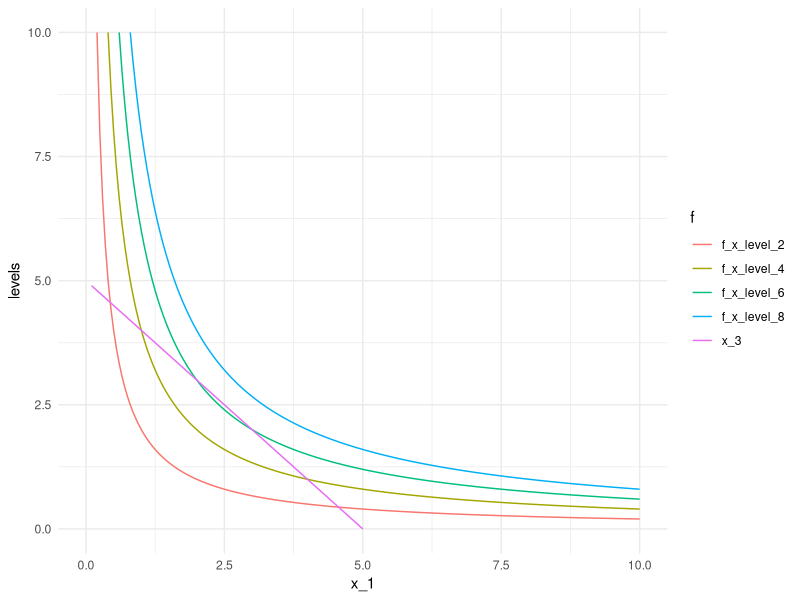
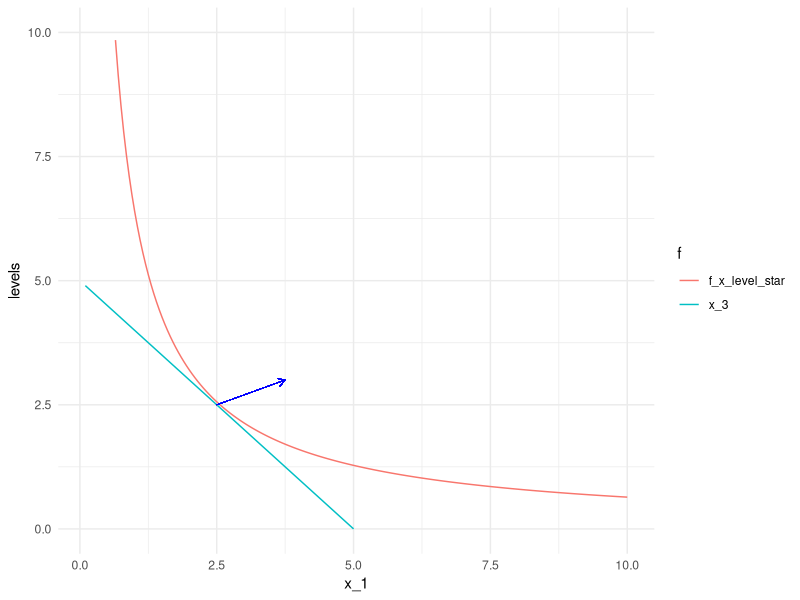
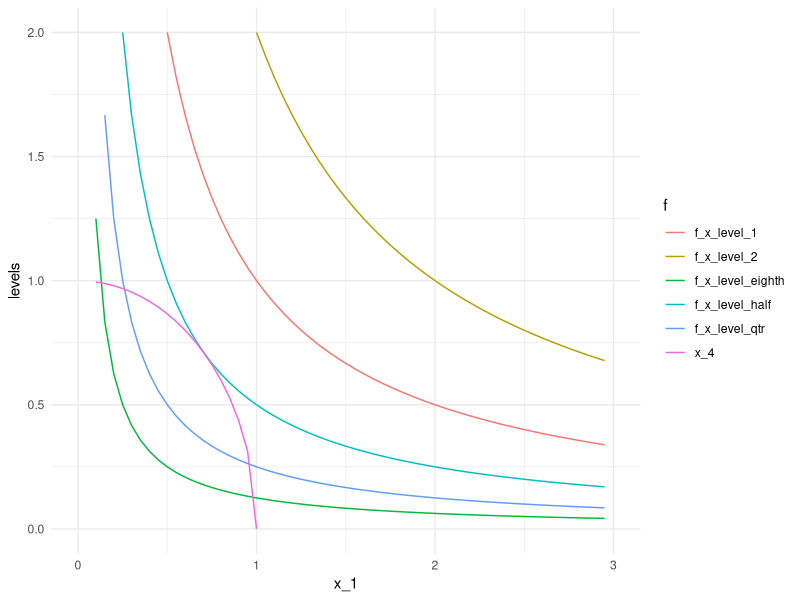

Write R code to recreate these figures, in order.
## ---- chunk 1

library(tidyverse)
library(rmarkdown)
library(knitr)
library(xml2)
library(quadprog)

knitr::opts_chunk$set(echo = T, 
                      warning = F, 
                      message = F, 
                      eval = T, 
                      include = T,
                      fig.height=3.5, 
                      fig.width=3.5,
                      fig.align = 'center'
                      )
## ---- chunk 2

x_1 <- seq(0.1, 10, 0.05)
x_2 <- seq(0.1, 10, 0.05)

f_x_level_2 <- 2/x_2 #level sets
f_x_level_4 <- 4/x_2
f_x_level_6 <- 6/x_2
f_x_level_8 <- 8/x_2

x_3 <- 5 - x_2 #constraint set

data_obj_l <- cbind(x_1, 
                    f_x_level_2, 
                    f_x_level_4, 
                    f_x_level_6,
                    f_x_level_8,
                    x_3
                    ) %>% 
  dplyr::as_tibble() %>%
  tidyr::gather(.,
                f_x_level_2:x_3,
                key = "f",
                value = "levels")

ggplot(data_obj_l, aes(x_1, levels, color = f)) +
  geom_line() +
  scale_y_continuous(limits = c(0, 10)) +
  scale_x_continuous(limits = c(0, 10)) +
  theme_minimal()

## ---- chunk 3

f_x_level_star <- 6.4/x_2 #set manually

data_plot_grad <- cbind(x_1, 
                        f_x_level_star,
                        x_3
                        ) %>%
  dplyr::as_tibble() %>%
  tidyr::gather(.,
                c(f_x_level_star, x_3),
                key = 'f',
                value = 'levels'
                )

ggplot(data_plot_grad, aes(x_1, levels, color = f)) +
  geom_line() +
  scale_y_continuous(limits = c(0, 10)) +
  geom_segment(aes(x = 2.5,
                   y = 2.5,
                   xend = 3.75, #set manually
                   yend = 3
                   ),
               color = "blue",
               arrow = arrow(length = unit(0.015, "npc")),
               size = 0.2
               ) +
  theme_minimal()

## ---- chunk 4

x_4 <- sqrt(1 - x_2^2) #inequality constraint

f_x_level_1 <- 1/x_2
f_x_level_half <- 1/(2*x_2)
f_x_level_qtr <- 1/(4*x_2)
f_x_level_eighth <- 1/(8*x_2)

data_plot_ineq <- cbind(x_1, 
                        f_x_level_half,
                        f_x_level_1,
                        f_x_level_2,
                        f_x_level_eighth,
                        f_x_level_qtr,
                        x_4
                        ) %>%
  dplyr::as_tibble() %>%
  tidyr::gather(.,
                f_x_level_half:x_4,
                key = 'f',
                value = 'levels'
                )

ggplot(data_plot_ineq, aes(x_1, levels, color = f)) +
  geom_line() +
  scale_y_continuous(limits = c(0, 2)) +
  scale_x_continuous(limits = c(0, 3)) +
  theme_minimal()

## ---- chunk 5

D_mat <- 2*matrix(c(1.68, 0.34, 0.34, 3.09), 2, 2) #why 2*?
d_vec <- matrix(0, 0, nrow = 2, ncol = 1)
A_mat <- matrix(c(1, 1, 0.018, 0.025, -1, 0, 0, -1), 
                nrow = 4, 
                byrow = T
                )
b_vec <- c(1, 0.018, -0.60, -0.60)
m_eq <- 1

quadprog::solve.QP(D_mat, d_vec, t(A_mat), b_vec, m_eq) #note t(A_mat)
